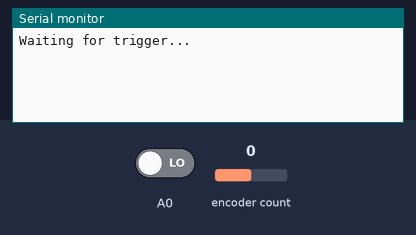
The sketch below on a simulated Arduino Uno, built with avr-gcc and run on an emulated ATmega328P. On the bench: the last lines printed to the serial monitor. The test bench sets the inputs (shaded band); at power-on: A0 LOW, encoder count 0.

Above: at 1.2 s.
1.3 s: A0 driven HIGH
At 1.8 s:
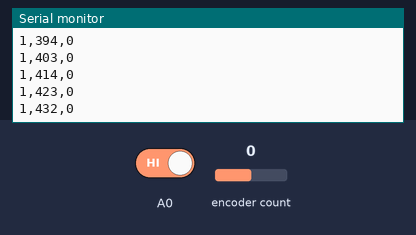
2.8 s: encoder count set to -1
At 3.6 s:
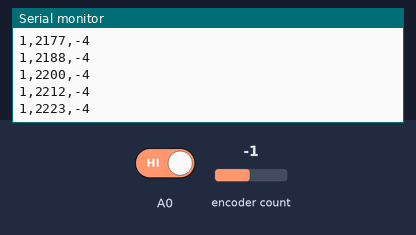
5.8 s: encoder count set to 0
At 6.5 s:
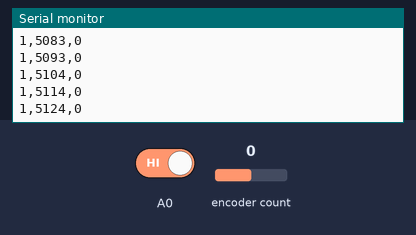
Timing chart, 0 to 8.8 s (numbered marks = the images above; inputs shaded):
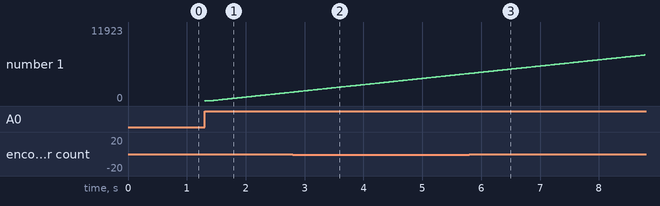

Measured:
- after the input at 1.3 s, the serial monitor: prints a new line at once (image 1)

The sketch:

onlyRecording_ex.ino
```cpp
/*
    Name:       onlyRecording.ino
    Created:	4/5/2019 12:19:26 PM
    Author:     Justin Aronson

	!!!!PLEASE SAVE ALTERNATE VERSION OF THIS IF YOU MAKE ANY CHANGES!!!!
	 -----------------------------------------------------------------------------------------------
	 |    Script will wait for the trigger in from Spike, then simply record the time and position |
	 |    data until the trialTime is >= the totalTrialTime, in which case it will reset and wait  |
	 |    for the next trial to begin.                                                             |
	 -----------------------------------------------------------------------------------------------
*/


#include<Encoder.h>

Encoder enc(2, 3);

unsigned long totalTrialTime = 332000;
bool verbose = true; //Change this if you don't want to print the "Waiting for trigger..." message

long trialStartPos = 0;
unsigned long trialStartTime = 0;
unsigned long trialTime = 0;
long trialPos = 0;
int trialNum = 0;
bool run = false;
bool first = true;

unsigned long tSince(unsigned long t0) {
	return (unsigned long)millis() - t0;
}

long distMoved(long d0) {
	return (long)enc.read() - d0;
}


void printData() {
	//This function prints the data each time it is called in format:
	// Trial number,time,position,Number of rewards given

	trialTime = tSince(trialStartTime);
	trialPos = distMoved(trialStartPos);
	Serial.print(trialNum);
	Serial.print(",");
	Serial.print(trialTime);
	Serial.print(",");
	Serial.println(trialPos);


}
// The setup() function runs once each time the micro-controller starts
void setup()
{
	Serial.begin(9600);
	pinMode(A0, INPUT);

}

// Add the main program code into the continuous loop() function
void loop()
{
	if (first == true) {
		first = false;
		if (verbose) {
			Serial.println("Waiting for trigger...");
		}
	}

	if (digitalRead(A0) == HIGH) {
		run = true;
   trialNum = trialNum + 1;
		first = true;
	}

	while (run) {
		if (first = true) {
			trialStartTime = millis();
			trialStartPos = enc.read();
			first = false;
		}

		printData();

		while (trialTime < totalTrialTime) {
			printData();
		}

		if (trialTime >= totalTrialTime) {
			run = false;
			first = true;
			delay(5000);
		}
	}

}
```
